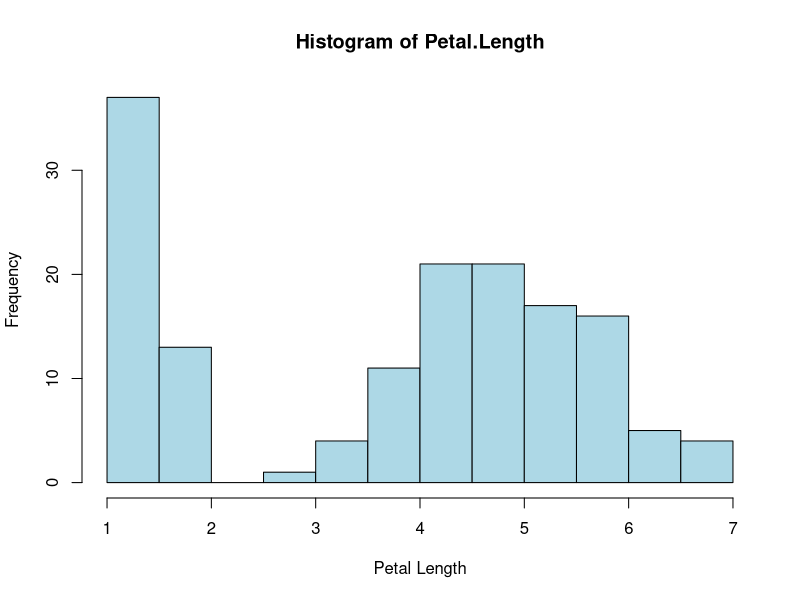
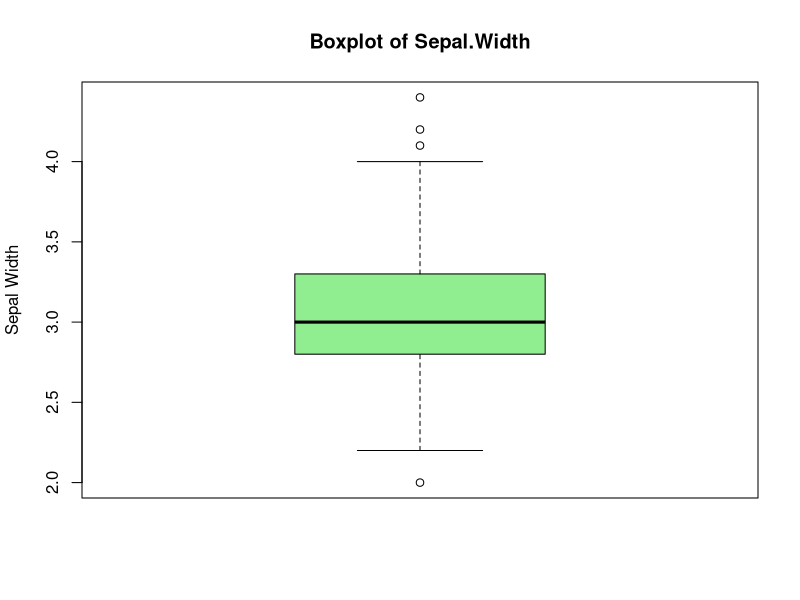
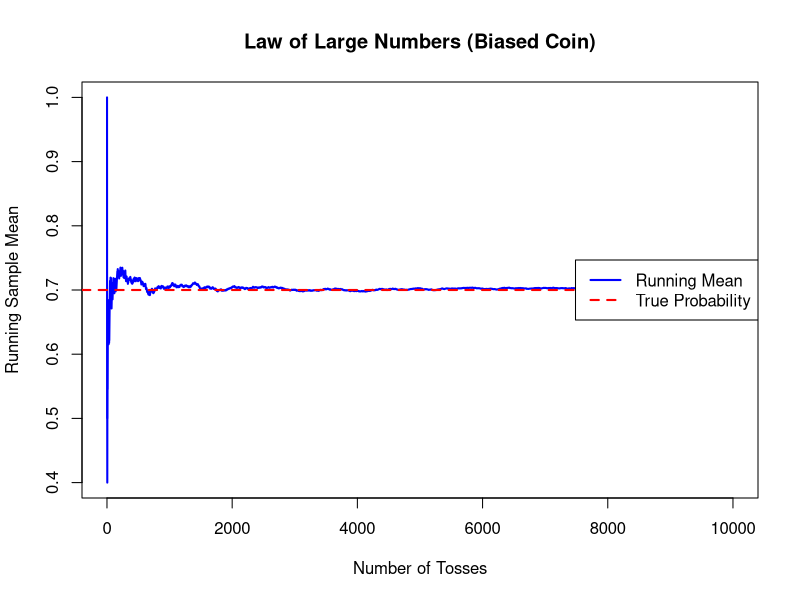
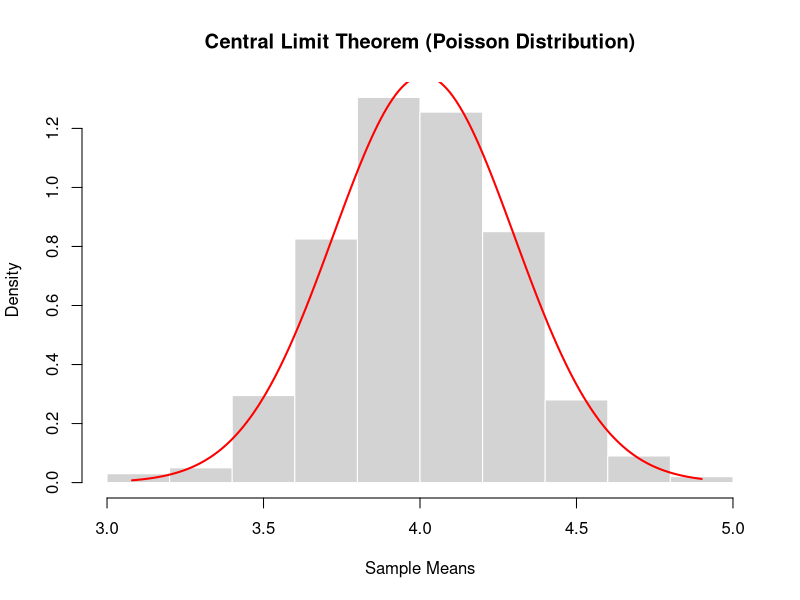
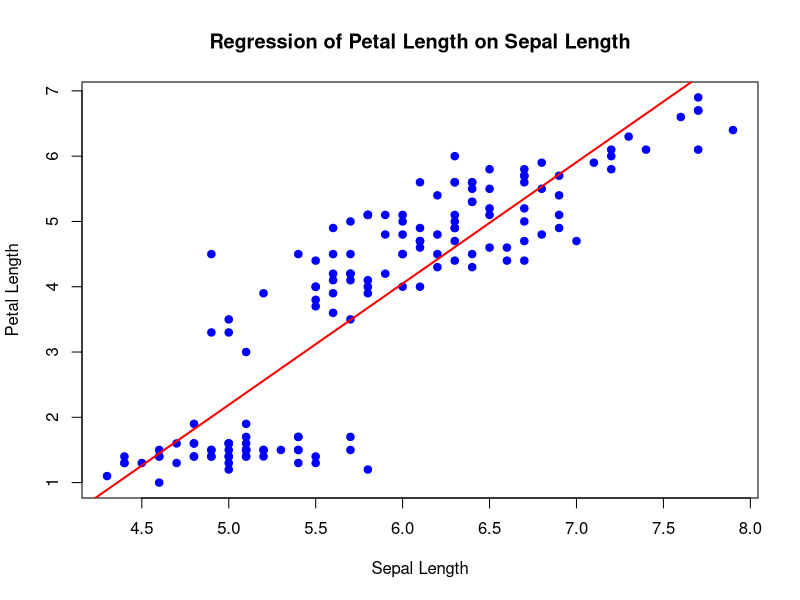

The R source for these figures, in order:
# 1. Create a data frame with 5 students
students <- data.frame(
  Name = c("Alice", "Bob", "Charlie", "David", "Eva"),
  Age = c(20, 22, 21, 23, 20),
  Marks = c(85, 67, 45, 78, 52)
)

# Display the data frame
print("Original Data Frame:")
print(students)

# 2. Find average marks
average_marks <- mean(students$Marks)
cat("Average Marks:", average_marks, "\n")

# Find maximum age
maximum_age <- max(students$Age)
cat("Maximum Age:", maximum_age, "\n")

# 3. Add Grade column based on marks
students$Grade <- ifelse(
  students$Marks >= 75, "A",
  ifelse(students$Marks >= 50 & students$Marks < 75, "B", "C")
)

# Display updated data frame
print("Data Frame with Grades:")
print(students)

 

#Exercise 2
# Load the iris dataset
data(iris)

# 1. Find the number of rows and columns
cat("Number of rows:", nrow(iris), "\n")
cat("Number of columns:", ncol(iris), "\n")

# 2. Get the first 6 rows
head(iris)

# 3. Find the mean, median, variance, and standard deviation of Sepal.Length
mean_sepal <- mean(iris$Sepal.Length)
median_sepal <- median(iris$Sepal.Length)
var_sepal <- var(iris$Sepal.Length)
sd_sepal <- sd(iris$Sepal.Length)

cat("Mean of Sepal.Length:", mean_sepal, "\n")
cat("Median of Sepal.Length:", median_sepal, "\n")
cat("Variance of Sepal.Length:", var_sepal, "\n")
cat("Standard Deviation of Sepal.Length:", sd_sepal, "\n")

# 4. Find how many flowers belong to each species
table(iris$Species)

# 5. Draw a histogram of Petal.Length
hist(iris$Petal.Length,
     main = "Histogram of Petal.Length",
     xlab = "Petal Length",
     col = "lightblue",
     border = "black")

# Draw a boxplot of Sepal.Width
boxplot(iris$Sepal.Width,
        main = "Boxplot of Sepal.Width",
        ylab = "Sepal Width",
        col = "lightgreen")



# Question solved 3
# Parameters
prior_disease <- 0.01        # P(D), prior probability of disease (5%)
true_positive <- 0.95        # P(T+|D), sensitivity
false_positive <- 0.05       # P(T+|¬D), false positive rate

# Complement probability (no disease)
prior_no_disease <- 1 - prior_disease

# Bayes' theorem
posterior_prob <- (true_positive * prior_disease) / 
  ((true_positive * prior_disease) + (false_positive * prior_no_disease))

# Convert to percentage
posterior_percent <- posterior_prob * 100

# Print results
cat("Posterior probability that a person has the disease given a positive test:", posterior_prob, "\n")
cat("In percentage:", posterior_percent, "%\n")

# Question 4 
#LAW OF LARGE NUMBERS (LLN) 
 set.seed(123) 
 n <- 10000
 p <- 0.7   # biased coin
 # Generate coin tosses (1 = head, 0 = tail)
   coin_tosses <- rbinom(n, size = 1, prob = p)
# Running sample mean
running_mean <- cumsum(coin_tosses) / seq_len(n)
# Plot running mean
 plot(running_mean,
             type = "l",
             col = "blue",
             lwd = 2,
             xlab = "Number of Tosses",
             ylab = "Running Sample Mean",
             main = "Law of Large Numbers (Biased Coin)")
# True probability line
abline(h = p, col = "red", lwd = 2, lty = 2) 
legend("right",
                legend = c("Running Mean", "True Probability"),
                col = c("blue", "red"),
                lty = c(1, 2),
                lwd = 2)

# CENTRAL LIMIT THEOREM (CLT) 
set.seed(456)
 
   lambda <- 4
 sample_size <- 50
 num_samples <- 1000
 
   # Generate 1000 sample means using replicate()
   sample_means <- replicate(
         num_samples,
         mean(rpois(sample_size, lambda))
     )

   # Plot histogram of sample means
   hist(sample_means,
               probability = TRUE,
               col = "lightgray",
               border = "white",
               main = "Central Limit Theorem (Poisson Distribution)",
               xlab = "Sample Means")
 
   # Overlay normal distribution curve
   x_vals <- seq(min(sample_means), max(sample_means), length.out = 200)
 normal_curve <- dnorm(
       x_vals,
       mean = mean(sample_means),
       sd = sd(sample_means)
   )
 
   lines(x_vals, normal_curve, col = "red", lwd = 2)

   
   
   
   
# Question 5
   # Linear Regression using iris data
    # Predict Petal.Length from Sepal.Length
     
     # Load built-in dataset
      data(iris)
   
   # Fit linear regression model
    model <- lm(Petal.Length ~ Sepal.Length, data = iris)
   
   # Display model summary
    summary(model)
   
   # Scatter plot of data
    plot(iris$Sepal.Length, iris$Petal.Length,
                main = "Regression of Petal Length on Sepal Length",
                xlab = "Sepal Length",
                ylab = "Petal Length",
                pch = 19,
                col = "blue")
   
     # Add regression line
      abline(model, col = "red", lwd = 2)
   
# question 6
      # Matrix Operations in R
      
      # Create two invertible numeric matrices
      A <- matrix(c(2, 1,
                    1, 3),
                  nrow = 2, byrow = TRUE)
      
      B <- matrix(c(4, 2,
                    3, 1),
                  nrow = 2, byrow = TRUE)
      
      # Display matrices
      cat("Matrix A:\n")
      print(A)
      
      cat("\nMatrix B:\n")
      print(B)
      
      # -------------------------------
      # Matrix Addition
      # -------------------------------
      add_AB <- A + B
      cat("\nMatrix Addition (A + B):\n")
      print(add_AB)
      
      # -------------------------------
      # Matrix Multiplication
      # -------------------------------
      mul_AB <- A %*% B
      mul_BA <- B %*% A
      
      cat("\nMatrix Multiplication (A %*% B):\n")
      print(mul_AB)
      
      cat("\nMatrix Multiplication (B %*% A):\n")
      print(mul_BA)
      
      # -------------------------------
      # Transpose
      # -------------------------------
      t_A <- t(A)
      t_B <- t(B)
      
      cat("\nTranspose of Matrix A:\n")
      print(t_A)
      
      cat("\nTranspose of Matrix B:\n")
      print(t_B)
      
      # -------------------------------
      # Determinant
      # -------------------------------
      det_A <- det(A)
      det_B <- det(B)
      
      cat("\nDeterminant of Matrix A:\n")
      print(det_A)
      
      cat("\nDeterminant of Matrix B:\n")
      print(det_B)
      
    
      # Inverse
      # -------------------------------
      inv_A <- solve(A)
      inv_B <- solve(B)
      
      cat("\nInverse of Matrix A:\n")
      print(inv_A)
      
      cat("\nInverse of Matrix B:\n")
      print(inv_B)
      
      

      
# Question 7
      # Install car package if not already installed
       if (!require(car)) {
             install.packages("car")
             library(car)
         }
      set.seed(123)
       n <- 100 
      # Simulate highly correlated predictors
       X1 <- rnorm(n, mean = 50, sd = 10)
       X2 <- X1 + rnorm(n, mean = 0, sd = 1)
      # Response variable
       Y <- 5 + 2 * X1 + 3 * X2 + rnorm(n, mean = 0, sd = 5) 
       data <- data.frame(Y, X1, X2)
      # Correlation
       cor(data$X1, data$X2)
      
      # Multiple regression
       model <- lm(Y ~ X1 + X2, data = data)
       summary(model)
      
      
      # VIF calculation
       vif(model)
      
